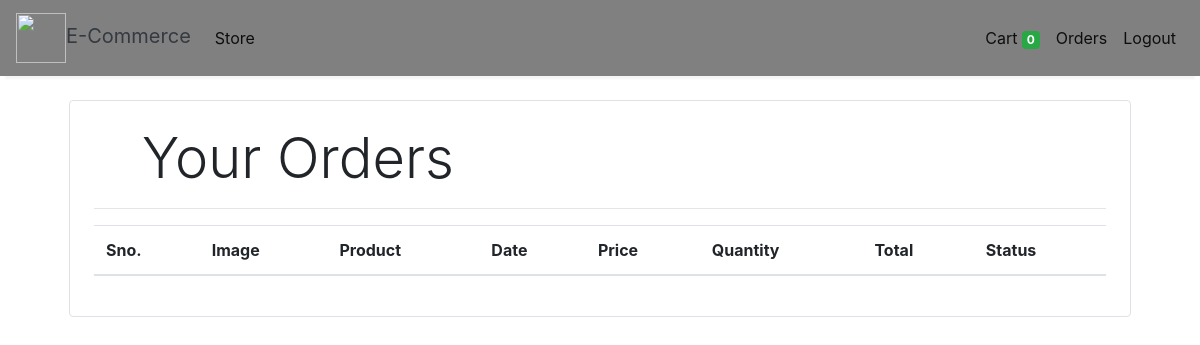
Page /orders (signed in) on the earlier database version.
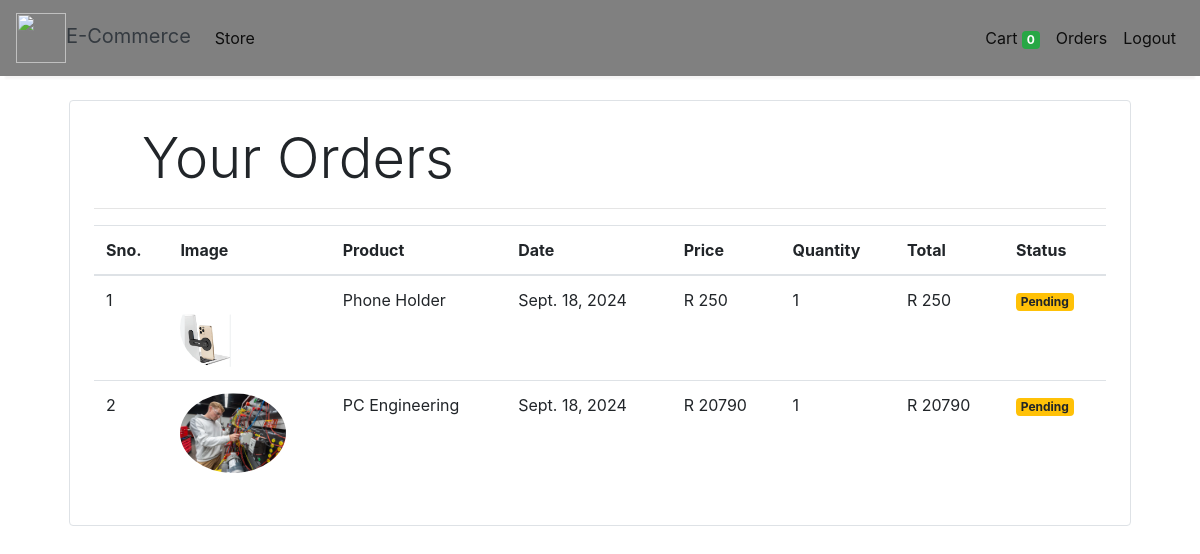
Same page on the later database version.
### store/models/orders.py (models this page shows, shortened)
class Order(models.Model):
    product = models.ForeignKey(Products,
                                on_delete=models.CASCADE)
    customer = models.ForeignKey(Customer,
                                 on_delete=models.CASCADE)
    quantity = models.IntegerField(default=1)
    price = models.IntegerField()
    address = models.CharField (max_length=50, default='', blank=True)
    phone = models.CharField (max_length=50, default='', blank=True)
    date = models.DateField (default=datetime.datetime.today)
    status = models.BooleanField (default=False)
    @staticmethod
    def get_orders_by_customer(customer_id):
        return Order.objects.filter(customer=customer_id).order_by('-date')

### store/models/product.py (models this page shows, shortened)
class Products(models.Model):
    name = models.CharField(max_length=60)
    price= models.IntegerField(default=0)
    category= models.ForeignKey(Category,on_delete=models.CASCADE,default=1 )
    description= models.CharField(max_length=250, default='', blank=True, null= True)
    image= models.ImageField(upload_to='uploads/products/')

### store/middlewares/auth.py (the view)
    def middleware(request):
        print(request.session.get('customer'))
        returnUrl = request.META['PATH_INFO']
        print(request.META['PATH_INFO'])
        if not request.session.get('customer'):
           return redirect(f'login?return_url={returnUrl}')
        response = get_response(request)
        return response

### store/templatetags/custom_filter.py (called while the page is built)
@register.filter(name='currency')
def currency(number):
    return "R "+str(number)

@register.filter(name='multiply')
def multiply(number , number1):
    return number * number1

### store/views/orders.py (called while the page is built)
    def get(self , request ):
        customer = request.session.get('customer')
        orders = Order.get_orders_by_customer(customer)
        print(orders)
        return render(request , 'orders.html'  , {'orders' : orders})

### store/templates/orders.html
{% extends 'base.html' %}
{% block content %}
{% load cart %}
{% load custom_filter %}
<div class="container">
   <div class="border rounded p-4 m-4">
        <p class="display-4 pl-4 ml-4">Your Orders</p>
        <hr>
        <table class="table">
            <thead>
                <tr>
                    <th>Sno.</th>
                    <th>Image</th>
                    <th>Product</th>
                    <th>Date</th>
                    <th>Price</th>
                    <th>Quantity</th>
                    <th>Total</th>
                    <th>Status</th>
                </tr>
            </thead>
            <tbody>
                {% for order in orders %}
                <tr>
                    <td>{{forloop.counter}}</td>
                    <td><img style="height: 80px;" class="rounded-circle" src="{{order.product.image.url}}" alt=""></td>
                    <td>{{order.product.name}}</td>
                    <td>{{order.date}}</td>
                    <td>{{order.price|currency}}</td>
                    <td>{{order.quantity}}</td>
                    <td>{{order.quantity|multiply:order.price|currency}}</td>
                    {% if order.status %}
                    <td><small class="badge badge-success">Completed</small></td>
                    {%else%}
                    <td><small class="badge badge-warning">Pending</small></td>
                    {% endif %}
                </tr>
                {% endfor %}
            </tbody>
        </table>
   </div>
</div>
{% endblock %}

### store/templates/base.html (shortened to what this page needs)
<!doctype html>
<html lang="en">
  {% load static %}
<head>
  <link rel="stylesheet" href="https://maxcdn.bootstrapcdn.com/bootstrap/4.0.0/css/bootstrap.min.css"
>
</head>
<body>
<nav class="one-edge-shadow
  navbar navbar-light
  sticky-top navbar
  navbar-expand-lg
  text-white">
    <a class="navbar-brand ms-3 text-dark " href="/">
    <link rel="stylesheet" href="https://use.fontawesome.com/releases/v5.7.0/css/all.css">
    <img src="https://www.freepnglogos.com/uploads/shopping-cart-png/shopping-cart-svg-png-icon-download-28.png" style="width:50px;height:50px;color:text-light;">E-Commerce</a>
    <div class="collapse navbar-collapse" id="navbarSupportedContent">
      <ul class="navbar-nav mr-auto">
        <li class="nav-item active">
          <a class="nav-link" href="/store">Store <span class="sr-only">(current)</span></a>
        </li>
          </ul>
      <ul class=" navbar-nav my-2 my-lg-0">
        <li class="nav-item active">
          <a class="nav-link" href="/cart">Cart
            <span class="badge badge-success">{{request.session.cart.keys|length}}</span>
            <span class="sr-only">(current)</span></a>
        </li>
        {% if request.session.customer %}
        <li class="nav-item active ">
          <a class="nav-link" href="/orders">Orders<span class="sr-only">(current)</span></a>
        </li>
        <li class="nav-item active ">
          <a class="nav-link" href="/logout">Logout<span class="sr-only">(current)</span></a>
        </li>
        {% endif %}
      </ul>
    </div>
  </nav>
  {% block content %}{% endblock %}
</body>
</html>

### store/templates/base.html (style rules this page uses)
nav { background-color: grey; }
.one-edge-shadow { box-shadow: 0 8px 2px -5px rgb(246, 245, 245); }

Differences in the rows shown:
added Order: product.image (picture), product.name "Phone Holder", date "Sept. 18, 2024", price "R 250", quantity "1", quantity|multiply "R 250", status "Pending"
added Order: product.image (picture), product.name "PC Engineering", date "Sept. 18, 2024", price "R 20790", quantity "1", quantity|multiply "R 20790", status "Pending"
